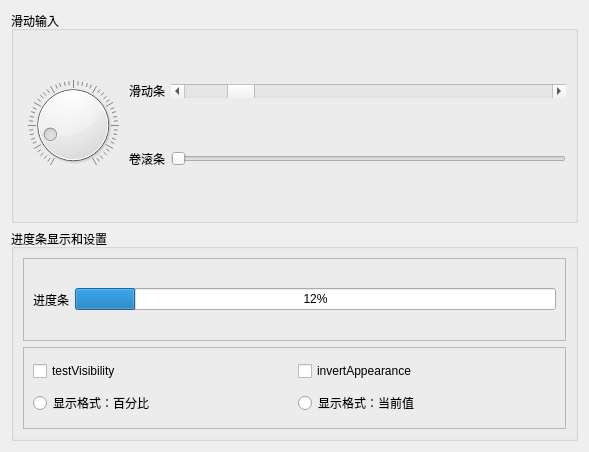
<?xml version="1.0" encoding="UTF-8"?>
<ui version="4.0">
 <class>Widget</class>
 <widget class="QWidget" name="Widget">
  <property name="geometry">
   <rect>
    <x>0</x>
    <y>0</y>
    <width>589</width>
    <height>452</height>
   </rect>
  </property>
  <property name="windowTitle">
   <string>Widget</string>
  </property>
  <layout class="QVBoxLayout" name="verticalLayout_2">
   <item>
    <widget class="QGroupBox" name="groupBox">
     <property name="title">
      <string>滑动输入</string>
     </property>
     <layout class="QGridLayout" name="gridLayout">
      <item row="0" column="0" rowspan="2">
       <widget class="QDial" name="dial">
        <property name="maximum">
         <number>200</number>
        </property>
        <property name="value">
         <number>25</number>
        </property>
        <property name="notchesVisible">
         <bool>true</bool>
        </property>
       </widget>
      </item>
      <item row="0" column="1">
       <widget class="QLabel" name="label">
        <property name="text">
         <string>滑动条</string>
        </property>
       </widget>
      </item>
      <item row="0" column="2">
       <widget class="QScrollBar" name="horizontalScrollBar">
        <property name="maximum">
         <number>200</number>
        </property>
        <property name="value">
         <number>25</number>
        </property>
        <property name="orientation">
         <enum>Qt::Horizontal</enum>
        </property>
       </widget>
      </item>
      <item row="1" column="1">
       <widget class="QLabel" name="label_3">
        <property name="text">
         <string>卷滚条</string>
        </property>
       </widget>
      </item>
      <item row="1" column="2">
       <widget class="QSlider" name="horizontalSlider">
        <property name="maximum">
         <number>200</number>
        </property>
        <property name="pageStep">
         <number>25</number>
        </property>
        <property name="orientation">
         <enum>Qt::Horizontal</enum>
        </property>
       </widget>
      </item>
     </layout>
    </widget>
   </item>
   <item>
    <widget class="QGroupBox" name="groupBox_2">
     <property name="title">
      <string>进度条显示和设置</string>
     </property>
     <layout class="QVBoxLayout" name="verticalLayout">
      <item>
       <widget class="QFrame" name="frame">
        <property name="frameShape">
         <enum>QFrame::StyledPanel</enum>
        </property>
        <property name="frameShadow">
         <enum>QFrame::Raised</enum>
        </property>
        <layout class="QHBoxLayout" name="horizontalLayout">
         <item>
          <widget class="QLabel" name="label_4">
           <property name="text">
            <string>进度条</string>
           </property>
          </widget>
         </item>
         <item>
          <widget class="QProgressBar" name="progressBar">
           <property name="maximum">
            <number>200</number>
           </property>
           <property name="value">
            <number>25</number>
           </property>
           <property name="textVisible">
            <bool>true</bool>
           </property>
           <property name="format">
            <string>%p%</string>
           </property>
          </widget>
         </item>
        </layout>
       </widget>
      </item>
      <item>
       <widget class="QFrame" name="frame_2">
        <property name="frameShape">
         <enum>QFrame::StyledPanel</enum>
        </property>
        <property name="frameShadow">
         <enum>QFrame::Raised</enum>
        </property>
        <layout class="QGridLayout" name="gridLayout_2">
         <item row="0" column="0">
          <widget class="QCheckBox" name="chkTextVisibility">
           <property name="text">
            <string>testVisibility</string>
           </property>
          </widget>
         </item>
         <item row="0" column="1">
          <widget class="QCheckBox" name="chkInvertAppearance">
           <property name="text">
            <string>invertAppearance</string>
           </property>
          </widget>
         </item>
         <item row="1" column="0">
          <widget class="QRadioButton" name="radioPercentage">
           <property name="text">
            <string>显示格式：百分比</string>
           </property>
          </widget>
         </item>
         <item row="1" column="1">
          <widget class="QRadioButton" name="radioCurrentValue">
           <property name="text">
            <string>显示格式：当前值</string>
           </property>
          </widget>
         </item>
        </layout>
       </widget>
      </item>
     </layout>
    </widget>
   </item>
  </layout>
 </widget>
 <resources/>
 <connections/>
</ui>
